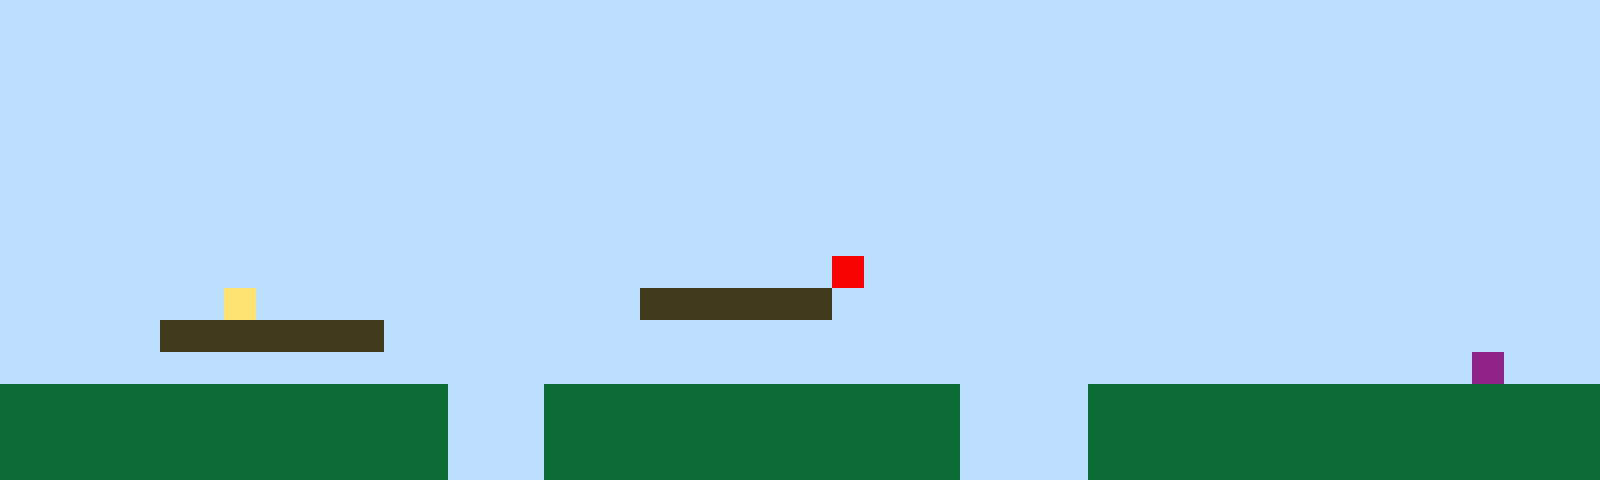

This game map was drawn from its Tiled (.tmx) file and the tilesets committed beside it. A one-line description and the full map source follow:
An orthogonal 50x15 tile map with 32x32 px tiles, 1 tile layer (Tile Layer 1).

<map version="1.10" tiledversion="1.11.2" orientation="orthogonal" renderorder="right-up" width="50" height="15" tilewidth="32" tileheight="32" infinite="0" nextlayerid="2" nextobjectid="1"><editorsettings><export target="map1.csv" format="csv" /></editorsettings><tileset firstgid="1" name="sprites" tilewidth="32" tileheight="32" tilecount="6" columns="3"><image source="sprites.png" width="96" height="64" /></tileset><layer id="1" name="Tile Layer 1" width="50" height="15"><data encoding="csv">1,1,1,1,1,1,1,1,1,1,1,1,1,1,1,1,1,1,1,1,1,1,1,1,1,1,1,1,1,1,1,1,1,1,1,1,1,1,1,1,1,1,1,1,1,1,1,1,1,1,1,1,1,1,1,1,1,1,1,1,1,1,1,1,1,1,1,1,1,1,1,1,1,1,1,1,1,1,1,1,1,1,1,1,1,1,1,1,1,1,1,1,1,1,1,1,1,1,1,1,1,1,1,1,1,1,1,1,1,1,1,1,1,1,1,1,1,1,1,1,1,1,1,1,1,1,1,1,1,1,1,1,1,1,1,1,1,1,1,1,1,1,1,1,1,1,1,1,1,1,1,1,1,1,1,1,1,1,1,1,1,1,1,1,1,1,1,1,1,1,1,1,1,1,1,1,1,1,1,1,1,1,1,1,1,1,1,1,1,1,1,1,1,1,1,1,1,1,1,1,1,1,1,1,1,1,1,1,1,1,1,1,1,1,1,1,1,1,1,1,1,1,1,1,1,1,1,1,1,1,1,1,1,1,1,1,1,1,1,1,1,1,1,1,1,1,1,1,1,1,1,1,1,1,1,1,1,1,1,1,1,1,1,1,1,1,1,1,1,1,1,1,1,1,1,1,1,1,1,1,1,1,1,1,1,1,1,1,1,1,1,1,1,1,1,1,1,1,1,1,1,1,1,1,1,1,1,1,1,1,1,1,1,1,1,1,1,1,1,1,1,1,1,1,1,1,1,1,1,1,1,1,1,1,1,1,1,1,1,1,1,1,1,1,1,1,1,1,1,1,1,1,1,1,1,1,1,1,1,1,1,1,1,1,1,1,1,1,1,1,1,1,1,1,1,1,1,1,1,1,1,1,1,1,1,1,1,1,1,1,1,1,1,1,1,1,1,1,1,1,1,1,1,1,1,1,1,1,1,1,1,1,1,1,1,1,1,1,1,1,1,1,1,1,1,1,5,1,1,1,1,1,1,1,1,1,1,1,1,1,1,1,1,1,1,1,1,1,1,1,1,1,1,1,1,1,1,4,1,1,1,1,1,1,1,1,1,1,1,1,3,3,3,3,3,3,1,1,1,1,1,1,1,1,1,1,1,1,1,1,1,1,1,1,1,1,1,1,1,1,1,1,1,1,1,3,3,3,3,3,3,3,1,1,1,1,1,1,1,1,1,1,1,1,1,1,1,1,1,1,1,1,1,1,1,1,1,1,1,1,1,1,1,1,1,1,1,1,1,1,1,1,1,1,1,1,1,1,1,1,1,1,1,1,1,1,1,1,1,1,1,1,1,1,1,1,1,1,1,1,1,1,1,1,1,1,1,1,1,1,1,1,1,1,1,1,6,1,1,1,2,2,2,2,2,2,2,2,2,2,2,2,2,2,1,1,1,2,2,2,2,2,2,2,2,2,2,2,2,2,1,1,1,1,2,2,2,2,2,2,2,2,2,2,2,2,2,2,2,2,2,2,2,2,2,2,2,2,2,2,2,2,2,2,1,1,1,2,2,2,2,2,2,2,2,2,2,2,2,2,1,1,1,1,2,2,2,2,2,2,2,2,2,2,2,2,2,2,2,2,2,2,2,2,2,2,2,2,2,2,2,2,2,2,1,1,1,2,2,2,2,2,2,2,2,2,2,2,2,2,1,1,1,1,2,2,2,2,2,2,2,2,2,2,2,2,2,2,2,2</data></layer></map>
